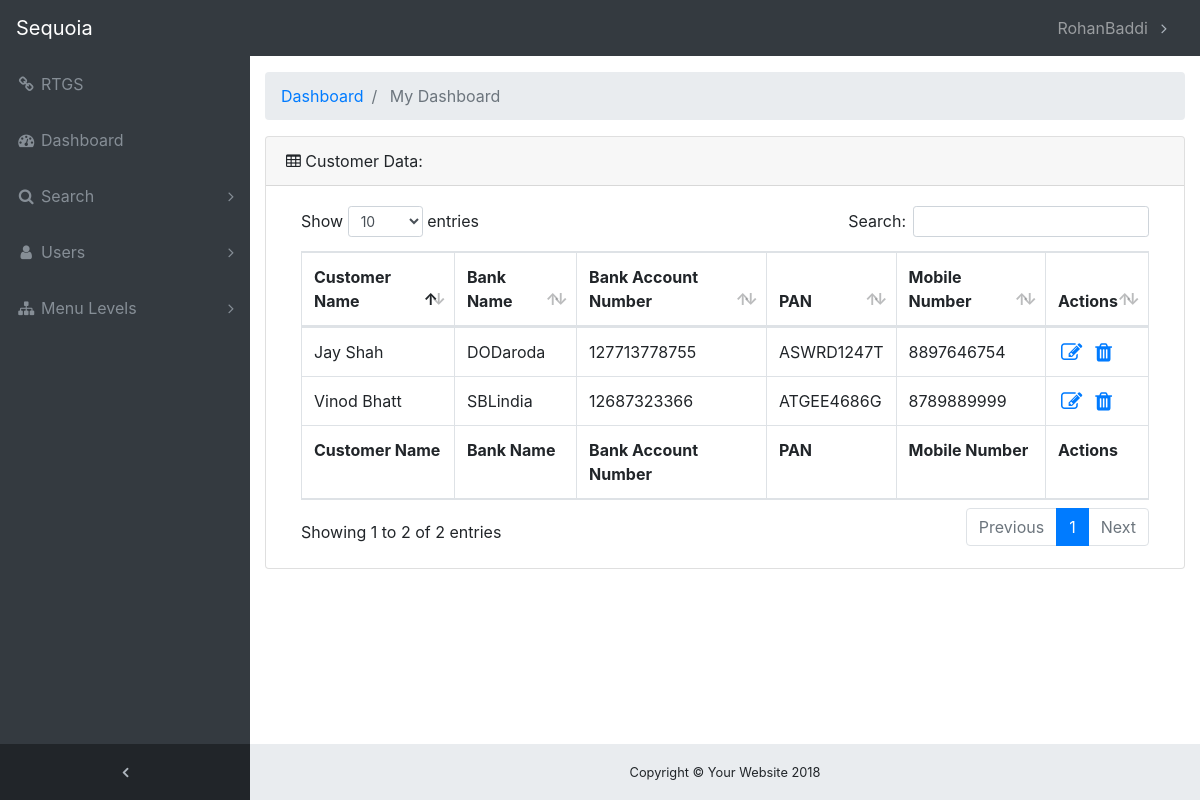
Page /customer/ (signed in) on the earlier database version.
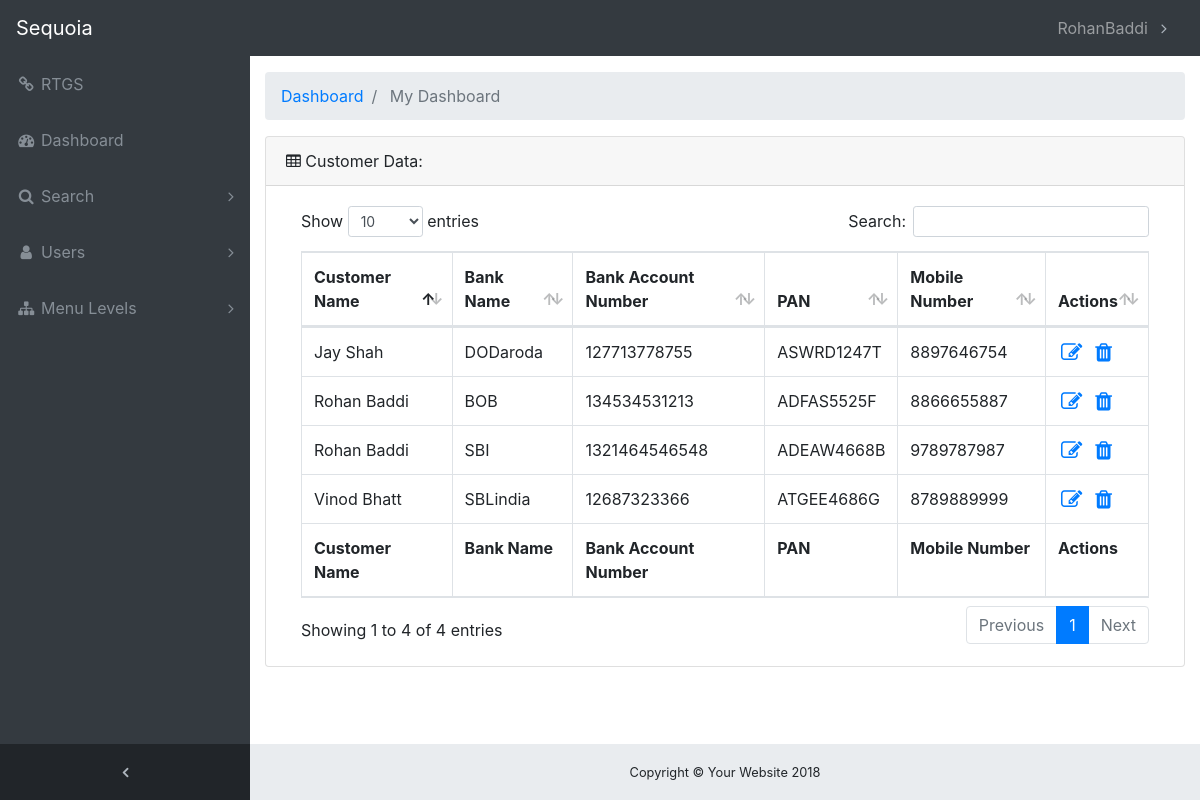
Same page on the later database version.
### SequoiaApp/models.py (models this page shows, shortened)
class Customer(models.Model):
    name = models.CharField(max_length=256)
    bank_name = models.CharField(max_length=256, blank=False, null=False)
    bank_account_number = models.CharField(max_length=256, blank=False, null=False)
    bank_branch_name = models.CharField(max_length=256, blank=False, null=False)
    bank_ifsc_code = models.CharField(max_length=256, blank=False, null=False)
    PAN = models.CharField(max_length=10)
    mobile_number = models.CharField(max_length=10, blank=False, null=False)
    GSTIN = models.CharField(max_length=256)

### SequoiaApp/views.py (the view)
# urls.py: url(r'^customer/$', views.customer_search, name='customer_search'),
@login_required
def customer_search(request):
    customer_list = Customer.objects.all()
    customer_filter = CustomerFilter(request.GET, queryset=customer_list)
    return render(request, 'SequoiaApp/customer_search.html', {'filter': customer_filter})

### templates/SequoiaApp/customer_search.html (shortened to what this page needs)
{% extends "base.html" %}
{% load widget_tweaks %}
{% block content %}
<div class="card mb-3">
    <div class="card-header">
        <i class="fa fa-table"></i> Customer Data:</div>
    <div class="card-body">
        <div class="table-responsive">
            <table class="table table-bordered" id="dataTable" width="100%" cellspacing="0">
                <thead>
                    <tr>
                        <th>Customer Name</th>
                        <th>Bank Name</th>
                        <th>Bank Account Number</th>
                        <th>PAN</th>
                        <th>Mobile Number</th>
                        <th>Actions</th>
                    </tr>
                </thead>
                <tfoot>
                    <tr>
                        <th>Customer Name</th>
                        <th>Bank Name</th>
                        <th>Bank Account Number</th>
                        <th>PAN</th>
                        <th>Mobile Number</th>
                        <th>Actions</th>
                    </tr>
                </tfoot>
                <tbody>
                    {% for customer in filter.qs %}
                    <tr>
                        <td>{{customer.name}}</td>
                        <td>{{customer.bank_name}}</td>
                        <td>{{customer.bank_account_number}}</td>
                        <td>{{customer.PAN}}</td>
                        <td>{{customer.mobile_number}}</td>
                        <td>
                            <a href="{% url 'customer_update' pk=customer.pk %}">
                                <i class="fa fa-fw fa-edit fa-lg"></i>
                            </a>
                            <a href="{% url 'customer_delete' pk=customer.pk %}">
                                <i class="fa fa-fw fa-trash fa-lg"></i>
                            </a>
                        </td>
                    </tr>
                    {% empty %}
                    <tr>
                        <td colspan="5">No data</td>
                    </tr>
                    {% endfor %}
                </tbody>
            </table>
        </div>
    </div>
</div>
{% endblock %}

Differences in the rows shown:
added Customer: name "Rohan Baddi", bank_name "BOB", bank_account_number "134534531213", PAN "ADFAS5525F", mobile_number "8866655887"
added Customer: name "Rohan Baddi", bank_name "SBI", bank_account_number "1321464546548", PAN "ADEAW4668B", mobile_number "9789787987"
Other differences:
text written by a page script: "Show entries Search: Showing 1 to 2 of 2 entries Previous 1 Next" → "Show entries Search: Showing 1 to 4 of 4 entries Previous 1 Next"
